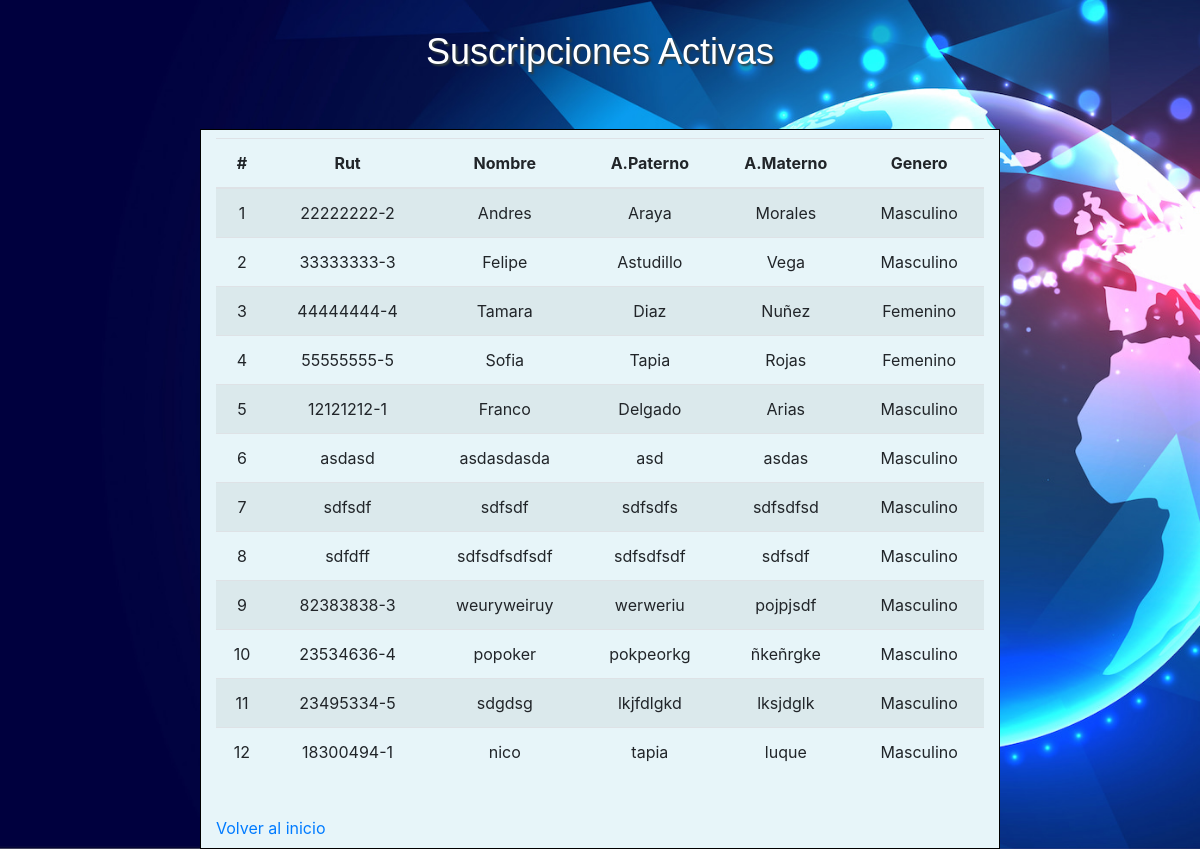
The page /suscripciones/index on the database as committed earlier.
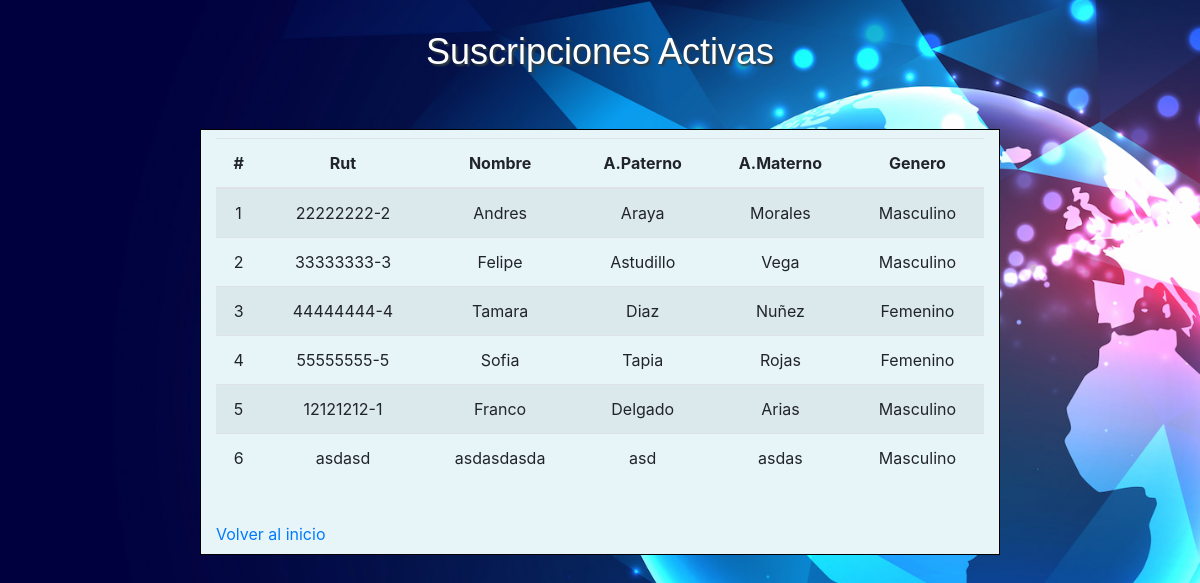
The same page on the database as committed later.
### suscripciones/models.py (models this page shows, shortened)
class Suscriptor(models.Model):
    rut = models.CharField(primary_key=True, max_length=10)
    nombre = models.CharField(max_length=20)
    apellido_paterno = models.CharField(max_length=20)
    apellido_materno = models.CharField(max_length=20)
    fecha_nacimiento = models.DateField(blank=False, null=False)
    id_genero = models.ForeignKey('Genero',on_delete=models.CASCADE, db_column='idGenero')
    telefono = models.CharField(max_length=45)
    email = models.EmailField(unique=True, max_length=100, blank=True, null=True)
    direccion = models.CharField(max_length=50, blank=True, null=True)
    activo = models.IntegerField()

class Genero(models.Model):
    id_genero = models.AutoField(db_column='idGenero', primary_key=True)
    genero = models.CharField(max_length=20, blank=False, null=False)

### suscripciones/views.py (the view)
# urls.py: path('index', views.index, name='index'),
def index(request):
    suscripciones= Suscriptor.objects.all()
    context={"suscripciones":suscripciones}
    return render(request, 'suscripciones/index.html', context)

### suscripciones/templates/suscripciones/index.html (shortened to what this page needs)
{% load static %}
<!DOCTYPE html>
<html lang="en">
<head>
    <link rel="stylesheet" href="https://cdn.jsdelivr.net/npm/bootstrap@4.5.3/dist/css/bootstrap.min.css"
>
    <link rel="stylesheet" href="../../static/css/suscripcion_list.css">
</head>
<body>
        <div class="header">
            <h2>Suscripciones Activas</h2>
        </div>
        <br>
        <br>
        <div class="col-sm-12 col-md-6 col-lg-8 col-xl-8" id="table-container">
            <div class="table-responsive py-2">
                <table class="table table-striped">
                    <thead>
                        <tr>
                            <th>#</th>
                            <th>Rut</th>
                            <th>Nombre</th>
                            <th>A.Paterno</th>
                            <th>A.Materno</th>
                            <th>Genero</th>
                        </tr>
                    </thead>
                    <tbody>
                        {% for suscriptor in suscripciones %}
                        <tr>
                            <td>{{forloop.counter}}</td>
                            <td>{{suscriptor.rut}}</td>
                            <td>{{suscriptor.nombre}}</td>
                            <td>{{suscriptor.apellido_paterno}}</td>
                            <td>{{suscriptor.apellido_materno}}</td>
                            <td>{{suscriptor.id_genero.genero}}</td>
                        </tr>
                        {% endfor %}
                    </tbody>
                </table>
                <br>
                <a href="base">Volver al inicio</a>
                <br>
            </div>
        </div>
</body>
</html>

Rows that differ between the two databases and show on the page:
removed Suscriptor: rut "sdfsdf", nombre "sdfsdf", apellido_paterno "sdfsdfs", apellido_materno "sdfsdfsd", id_genero.genero "Masculino"
removed Suscriptor: rut "sdfdff", nombre "sdfsdfsdfsdf", apellido_paterno "sdfsdfsdf", apellido_materno "sdfsdf", id_genero.genero "Masculino"
removed Suscriptor: rut "82383838-3", nombre "weuryweiruy", apellido_paterno "werweriu", apellido_materno "pojpjsdf", id_genero.genero "Masculino"
removed Suscriptor: rut "23534636-4", nombre "popoker", apellido_paterno "pokpeorkg", apellido_materno "ñkeñrgke", id_genero.genero "Masculino"
removed Suscriptor: rut "23495334-5", nombre "sdgdsg", apellido_paterno "lkjfdlgkd", apellido_materno "lksjdglk", id_genero.genero "Masculino"
removed Suscriptor: rut "18300494-1", nombre "nico", apellido_paterno "tapia", apellido_materno "luque", id_genero.genero "Masculino"
